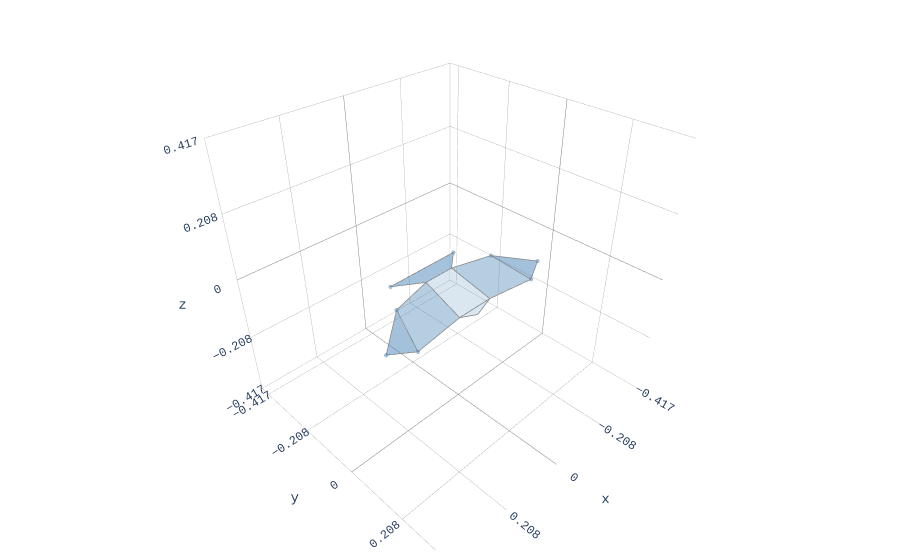

This figure's notebook cell:
### Markdown cell above
## 2. Basic Plotting

### Code cell
# Default plot — section styles come from the YAML config
fig = plot_plotly(hawk, colour='steelblue')
fig.show()

### Figure 1 — Plotly figure (JSON) as saved in the notebook; plotly's stock layout.template omitted (floating-point values rounded to 4 significant figures)
{"data": [{"color": "steelblue", "hoverinfo": "none", "opacity": 0.5, "type": "mesh3d", "x": [-0.2977, -0.2242, -0.1848], "y": [0.0377, 0.07329, -0.04977], "z": [-0.04206, -0.05478, -0.01064]}, {"hoverinfo": "name", "line": {"color": "grey", "width": 1.5}, "mode": "lines", "name": "left_handwing steelblue", "type": "scatter3d", "x": [-0.2977, -0.2242, -0.1848, -0.2977], "y": [0.0377, 0.07329, -0.04977, 0.0377], "z": [-0.04206, -0.05478, -0.01064, -0.04206]}, {"color": "steelblue", "hoverinfo": "none", "opacity": 0.5, "type": "mesh3d", "x": [0.2977, 0.2242, 0.1848], "y": [0.0377, 0.07329, -0.04977], "z": [-0.04206, -0.05478, -0.01064]}, {"hoverinfo": "name", "line": {"color": "grey", "width": 1.5}, "mode": "lines", "name": "right_handwing steelblue", "type": "scatter3d", "x": [0.2977, 0.2242, 0.1848, 0.2977], "y": [0.0377, 0.07329, -0.04977, 0.0377], "z": [-0.04206, -0.05478, -0.01064, -0.04206]}, {"color": "steelblue", "hoverinfo": "none", "opacity": 0.4, "type": "mesh3d", "x": [-0.2242, -0.1848, -0.05, -0.06], "y": [0.07329, -0.04977, -0.08, 0.06], "z": [-0.05478, -0.01064, -0.005, -0.045]}, {"hoverinfo": "name", "line": {"color": "grey", "width": 1.5}, "mode": "lines", "name": "left_armwing steelblue", "type": "scatter3d", "x": [-0.2242, -0.1848, -0.05, -0.06, -0.2242], "y": [0.07329, -0.04977, -0.08, 0.06, 0.07329], "z": [-0.05478, -0.01064, -0.005, -0.045, -0.05478]}, {"color": "steelblue", "hoverinfo": "none", "opacity": 0.4, "type": "mesh3d", "x": [0.2242, 0.1848, 0.05, 0.06], "y": [0.07329, -0.04977, -0.08, 0.06], "z": [-0.05478, -0.01064, -0.005, -0.045]}, {"hoverinfo": "name", "line": {"color": "grey", "width": 1.5}, "mode": "lines", "name": "right_armwing steelblue", "type": "scatter3d", "x": [0.2242, 0.1848, 0.05, 0.06, 0.2242], "y": [0.07329, -0.04977, -0.08, 0.06, 0.07329], "z": [-0.05478, -0.01064, -0.005, -0.045, -0.05478]}, {"color": "steelblue", "hoverinfo": "none", "opacity": 0.2, "type": "mesh3d", "x": [0.06, -0.06, -0.05, 0.05], "y": [0.06, 0.06, -0.08, -0.08], "z": [-0.045, -0.045, -0.005, -0.005]}, {"hoverinfo": "name", "line": {"color": "grey", "width": 1.5}, "mode": "lines", "name": "body steelblue", "type": "scatter3d", "x": [0.06, -0.06, -0.05, 0.05, 0.06], "y": [0.06, 0.06, -0.08, -0.08, 0.06], "z": [-0.045, -0.045, -0.005, -0.005, -0.045]}, {"color": "steelblue", "hoverinfo": "none", "opacity": 0.2, "type": "mesh3d", "x": [0.06, 3.743e-05, -0.06], "y": [0.06, 0.0705, 0.06], "z": [-0.045, -0.0617, -0.045]}, {"hoverinfo": "name", "line": {"color": "grey", "width": 1.5}, "mode": "lines", "name": "head steelblue", "type": "scatter3d", "x": [0.06, 3.743e-05, -0.06, 0.06], "y": [0.06, 0.0705, 0.06, 0.06], "z": [-0.045, -0.0617, -0.045, -0.045]}, {"color": "steelblue", "hoverinfo": "none", "opacity": 0.5, "type": "mesh3d", "x": [0.124, -0.124, -0.05, 0.05], "y": [-0.146, -0.146, -0.08, -0.08], "z": [-0.0158, -0.0158, -0.005, -0.005]}, {"hoverinfo": "name", "line": {"color": "grey", "width": 1.5}, "mode": "lines", "name": "tail steelblue", "type": "scatter3d", "x": [0.124, -0.124, -0.05, 0.05, 0.124], "y": [-0.146, -0.146, -0.08, -0.08, -0.146], "z": [-0.0158, -0.0158, -0.005, -0.005, -0.0158]}, {"hoverinfo": "none", "marker": {"color": "steelblue", "opacity": 0.5, "size": 2.5}, "mode": "markers", "type": "scatter3d", "x": [-0.2977, 0.2977, -0.2242, 0.2242, -0.1848, 0.1848, -0.124, 0.124], "y": [0.0377, 0.0377, 0.07329, 0.07329, -0.04977, -0.04977, -0.146, -0.146], "z": [-0.04206, -0.04206, -0.05478, -0.05478, -0.01064, -0.01064, -0.0158, -0.0158]}], "layout": {"font": {"family": "Andale Mono, Courier New, sans-serif"}, "margin": {"b": 10, "l": 10, "r": 10, "t": 10}, "scene": {"aspectmode": "cube", "aspectratio": {"x": 1, "y": 1, "z": 1}, "xaxis": {"backgroundcolor": "white", "dtick": 0.2084, "gridcolor": "grey", "gridwidth": 0.5, "range": [-0.4167, 0.4167], "showbackground": true, "zerolinecolor": "grey"}, "yaxis": {"backgroundcolor": "white", "dtick": 0.2084, "gridcolor": "grey", "gridwidth": 0.5, "range": [-0.4531, 0.3804], "showbackground": true, "zerolinecolor": "grey"}, "zaxis": {"backgroundcolor": "white", "dtick": 0.2084, "gridcolor": "grey", "gridwidth": 0.5, "range": [-0.4167, 0.4167], "showbackground": true, "zerolinecolor": "grey"}}, "showlegend": false}}
